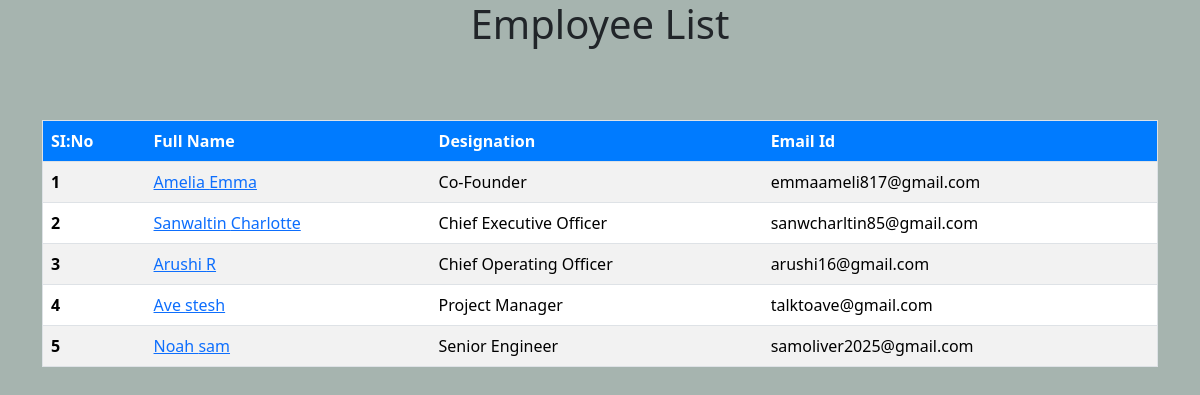
The page / on the database its author committed.
### employees/models.py (models this page shows, shortened)
class Employee(models.Model):
  first_name = models.CharField(max_length = 100)
  last_name = models.CharField(max_length = 100)
  email_id = models.EmailField(max_length = 100, unique=True)
  phone_number = models.CharField(max_length = 15, blank = True)
  designation = models.CharField(max_length = 250, default = 'Manager')
  photo = models.ImageField(upload_to = 'images')
  created_at = models.DateTimeField(auto_now_add = True)
  updated_at = models.DateTimeField(auto_now = True)

### demoSite/views.py (the view)
# urls.py: 2. Add a URL to urlpatterns:  path('', views.home, name='home')
def home(request):
  employees = Employee.objects.all()
  context = {
    'employees' : employees
  }
  return render(request, 'home.html', context)

### templates/home.html (shortened to what this page needs)
{% load static %}
<!DOCTYPE html>
<html>
  <head>
    <link href="https://cdn.jsdelivr.net/npm/bootstrap@5.3.8/dist/css/bootstrap.min.css" rel="stylesheet">
    <link rel="stylesheet" href="{% static 'css/STYLE.CSS' %}">
  </head>
  <body>
    <h1 class="head_text" style="text-align: center;">Employee List</h1>
    <div class="container  pt-5" >
      <table class="table" border="1">
        <table class="table table-striped table-hover border">
        <thead class="table-col">
          <tr>
            <th scope="col">SI:No</th>
            <th scope="col">Full Name</th>
            <th scope="col">Designation</th>
            <th scope="col">Email Id</th>
          </tr>
        </thead>
        <tbody>
          {% for employee in employees %}
          <tr>
            <th scope="row">{{ forloop.counter }}</th>
            <td><a href="{% url 'employee_details' employee.id %}">{{ employee.first_name }} {{ employee.last_name }}</a></td>
            <td>{{ employee.designation }}</td>
            <td>{{ employee.email_id }}</td>
          </tr>
          {% endfor %}
        </tbody>
      </table>
    </div>
</html>

### rows shown on the page
Employee: first_name "Amelia", last_name "Emma", designation "Co-Founder", email_id "emmaameli817@gmail.com"
Employee: first_name "Sanwaltin", last_name "Charlotte", designation "Chief Executive Officer", email_id "sanwcharltin85@gmail.com"
Employee: first_name "Arushi", last_name "R", designation "Chief Operating Officer", email_id "arushi16@gmail.com"
Employee: first_name "Ave", last_name "stesh", designation "Project Manager", email_id "talktoave@gmail.com"
Employee: first_name "Noah", last_name "sam", designation "Senior Engineer", email_id "samoliver2025@gmail.com"
